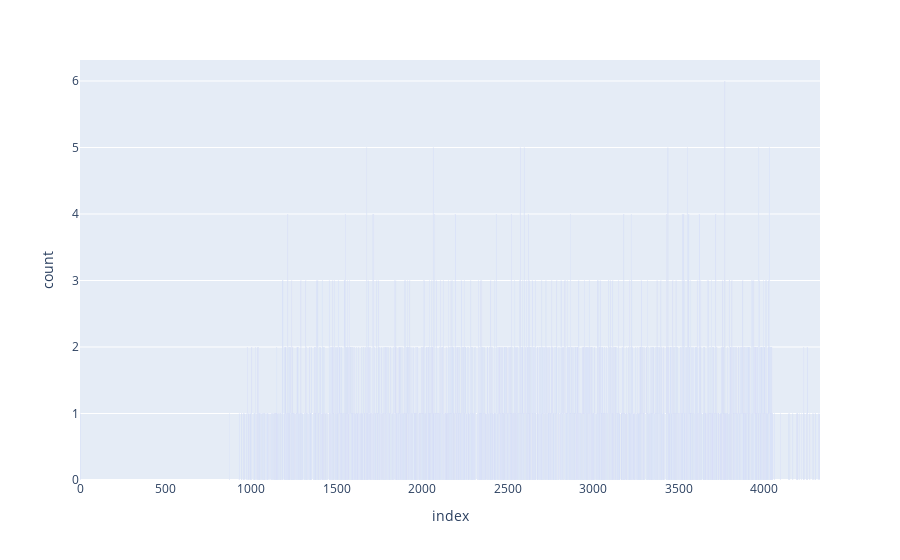

Notebook cell for this chart:
### Code cell
import plotly.express as px
fig = px.bar(vc, x="index", y="count")
fig.show()

### Figure 1 — Plotly figure (JSON) as saved in the notebook; plotly's stock layout.template omitted (floating-point values rounded to 4 significant figures; data arrays with more than 128 entries replaced by an {"elided": "..."} marker saying what was removed)
{"data": [{"alignmentgroup": "True", "hovertemplate": "index=%{x}<br>count=%{y}<extra></extra>", "legendgroup": "", "marker": {"color": "#636efa"}, "name": "", "offsetgroup": "", "orientation": "v", "showlegend": false, "textposition": "auto", "type": "bar", "x": {"elided": "1672 int values"}, "xaxis": "x", "y": {"elided": "1672 int values"}, "yaxis": "y"}], "layout": {"barmode": "relative", "legend": {"tracegroupgap": 0}, "margin": {"t": 60}, "xaxis": {"anchor": "y", "domain": [0, 1], "title": {"text": "index"}}, "yaxis": {"anchor": "x", "domain": [0, 1], "title": {"text": "count"}}}}
